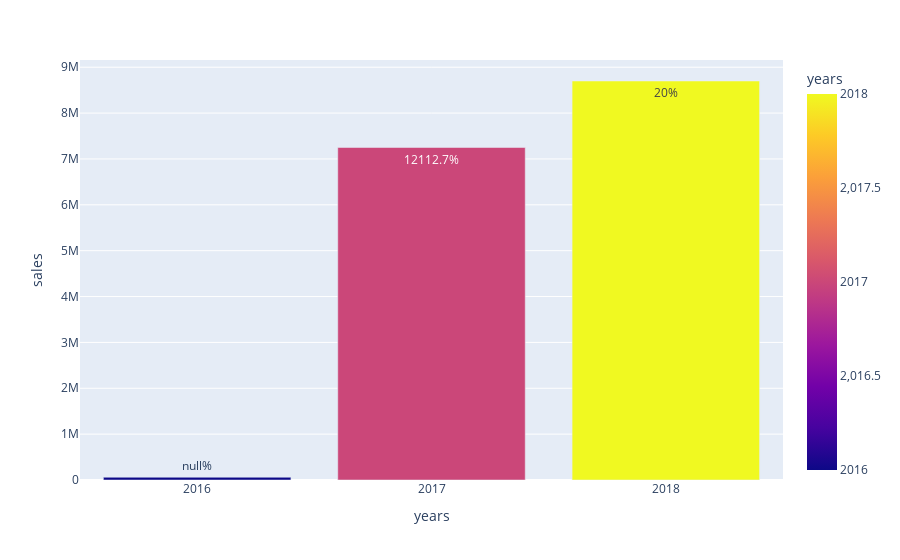

This figure's notebook cell:
### Code cell
yearly_growth_rate = pd.read_sql_query("""
with yearly_sales AS (SELECT 
    YEAR(o.order_purchase_timestamp) AS years,
    SUM(pm.payment_value) AS sales
FROM 
    orders o
JOIN 
    payments pm
ON
    o.order_id = pm.order_id
GROUP BY 
    years
ORDER BY years)
SELECT 
    years,
    sales,
    ROUND(((sales - LAG(sales, 1) OVER (ORDER BY years))
    / LAG(sales, 1) OVER (ORDER BY years))*100,2) AS yoy_growth_rate
    FROM yearly_sales
""", conn)
yearly_growth_rate
df= pd.DataFrame(yearly_growth_rate)
fig= px.bar(df, x="years", y="sales", text="yoy_growth_rate", color="years")
fig.update_xaxes(type='category')
fig.update_traces(texttemplate="%{text}%", textposition="auto")
fig.update_layout(uniformtext_minsize=8)

fig

### Figure 1 — Plotly figure (JSON) as saved in the notebook; plotly's stock layout.template omitted (floating-point values rounded to 4 significant figures)
{"data": [{"alignmentgroup": "True", "hovertemplate": "years=%{marker.color}<br>sales=%{y}<br>yoy_growth_rate=%{text}<extra></extra>", "legendgroup": "", "marker": {"color": [2016, 2017, 2018], "coloraxis": "coloraxis", "pattern": {"shape": ""}}, "name": "", "offsetgroup": "", "orientation": "v", "showlegend": false, "text": [null, 12110.0, 20], "textposition": "auto", "texttemplate": "%{text}%", "type": "bar", "x": [2016, 2017, 2018], "xaxis": "x", "y": [59360.0, 7250000.0, 8700000.0], "yaxis": "y"}], "layout": {"autosize": true, "barmode": "relative", "coloraxis": {"colorbar": {"title": {"text": "years"}}, "colorscale": [[0, "#0d0887"], [0.1111, "#46039f"], [0.2222, "#7201a8"], [0.3333, "#9c179e"], [0.4444, "#bd3786"], [0.5556, "#d8576b"], [0.6667, "#ed7953"], [0.7778, "#fb9f3a"], [0.8889, "#fdca26"], [1, "#f0f921"]]}, "legend": {"tracegroupgap": 0}, "margin": {"t": 60}, "uniformtext": {"minsize": 8}, "xaxis": {"anchor": "y", "autorange": true, "domain": [0, 1], "range": [-0.5, 2.5], "title": {"text": "years"}, "type": "category"}, "yaxis": {"anchor": "x", "autorange": true, "domain": [0, 1], "range": [0, 9158000.0], "title": {"text": "sales"}, "type": "linear"}}}
